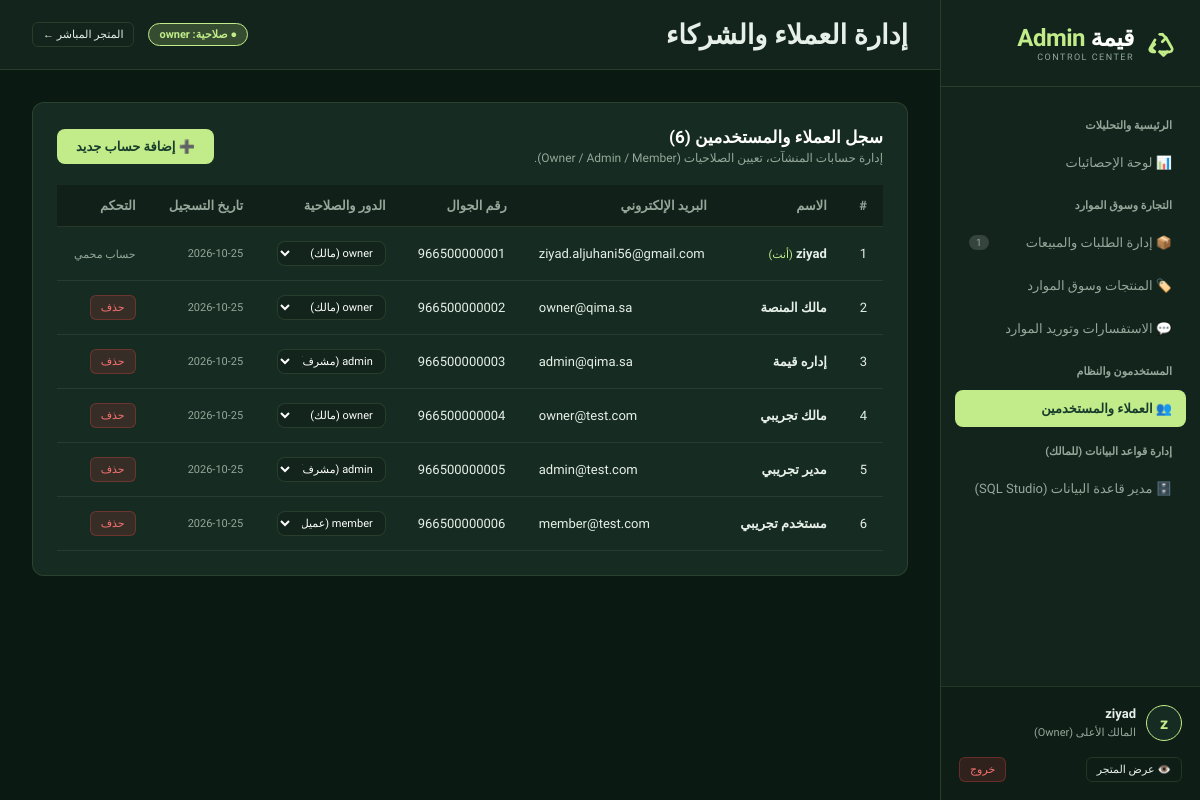
The page /admin/customers.php (signed in) on the database its author committed.
### tables this page shows
CREATE TABLE IF NOT EXISTS `users` (
  `id` INT AUTO_INCREMENT PRIMARY KEY,
  `name` VARCHAR(191) NOT NULL,
  `email` VARCHAR(191) NOT NULL UNIQUE,
  `phone` VARCHAR(50) NULL,
  `password` VARCHAR(255) NOT NULL,
  `role` ENUM('member', 'user', 'admin', 'owner') DEFAULT 'member',
  `reset_token` VARCHAR(255) NULL,
  `reset_expires` DATETIME NULL,
  `created_at` TIMESTAMP DEFAULT CURRENT_TIMESTAMP,
  `updated_at` TIMESTAMP DEFAULT CURRENT_TIMESTAMP ON UPDATE CURRENT_TIMESTAMP
);

### config.php (called while the page is built, shortened)
<?php
function e($value): string {
    return htmlspecialchars((string)$value, ENT_QUOTES, 'UTF-8');
}
function currentUser(): ?array {
    return $_SESSION['user'] ?? null;
}

### admin/customers.php (the view, shortened to what this page needs)
<?php
require_once __DIR__ . '/includes/header.php';
$users = $db->query("SELECT * FROM users ORDER BY id ASC")->fetchAll();
?>
<div class="admin-card">
    <div class="card-header-row">
        <div>
            <h3>سجل العملاء والمستخدمين (<?= count($users) ?>)</h3>
            <p style="font-size:12px; color:var(--admin-text-muted); margin-top:4px;">إدارة حسابات المنشآت، تعيين الصلاحيات (Owner / Admin / Member).</p>
        </div>
        <button type="button" class="btn btn-primary" onclick="document.getElementById('newUserModal').style.display = 'flex'">
            ➕ إضافة حساب جديد
        </button>
    </div>
    <div class="table-responsive">
        <table class="admin-table">
            <thead>
                <tr>
                    <th>#</th>
                    <th>الاسم</th>
                    <th>البريد الإلكتروني</th>
                    <th>رقم الجوال</th>
                    <th>الدور والصلاحية</th>
                    <th>تاريخ التسجيل</th>
                    <th>التحكم</th>
                </tr>
            </thead>
            <tbody>
                <?php foreach ($users as $u): ?>
                    <tr>
                        <td><?= $u['id'] ?></td>
                        <td>
                            <strong><?= e($u['name']) ?></strong>
                            <?php if ($u['id'] === $user['id']): ?>
                                <small style="color:var(--admin-primary);">(أنت)</small>
                            <?php endif; ?>
                        </td>
                        <td dir="ltr"><?= e($u['email']) ?></td>
                        <td dir="ltr"><?= e($u['phone'] ?: '-') ?></td>
                        <td>
                            <form method="POST" action="<?= BASE_URL ?>/admin/customers.php" style="display:inline-flex; gap:6px; align-items:center;">
                                <select name="role" class="input-field" style="padding:4px 8px; font-size:11px; width:auto;" onchange="this.form.submit()" <?= $u['id'] === 1 && $user['id'] !== 1 ? 'disabled' : '' ?>>
                                    <option value="owner" <?= $u['role'] === 'owner' ? 'selected' : '' ?>>owner (مالك)</option>
                                    <option value="admin" <?= $u['role'] === 'admin' ? 'selected' : '' ?>>admin (مشرف)</option>
                                    <option value="member" <?= $u['role'] === 'member' || $u['role'] === 'user' ? 'selected' : '' ?>>member (عميل)</option>
                                </select>
                            </form>
                        </td>
                        <td style="font-size:11px; color:var(--admin-text-muted);">
                            <?= e(substr($u['created_at'], 0, 10)) ?>
                        </td>
                        <td>
                            <?php if ($u['id'] !== $user['id'] && $u['id'] !== 1): ?>
                                <button type="button" class="btn btn-danger btn-sm" onclick="if(confirm('هل أنت متأكد من حذف هذا الحساب؟')) { document.getElementById('delUser_<?= $u['id'] ?>').submit(); }">حذف</button>
                            <?php else: ?>
                                <span style="font-size:11px; color:var(--admin-text-muted);">حساب محمي</span>
                            <?php endif; ?>
                        </td>
                    </tr>
                <?php endforeach; ?>
            </tbody>
        </table>
    </div>
</div>
<?php require_once __DIR__ . '/includes/footer.php'; ?>

### admin/assets/css/admin.css (style rules this page uses)
:root { --admin-bg: #0b1913; --admin-surface: #12241c; --admin-card: #162b21; --admin-card-hover: #1c3629; --admin-border: rgba(194, 236, 137, 0.12); --admin-border-light: rgba(255, 255, 255, 0.08); --admin-primary: #c2ec89; --admin-primary-dark: #173c2d; --admin-accent: #688b50; --admin-text: #e6f0e8; --admin-text-muted: #95a89b; --admin-danger: #ef4444; --admin-warning: #f59e0b; --admin-success: #10b981; --admin-info: #3b82f6; --sidebar-w: 260px; }
* { box-sizing: border-box; margin: 0; padding: 0; }
body { font-family: 'IBM Plex Sans Arabic', sans-serif; background: var(--admin-bg); color: var(--admin-text); direction: rtl; min-height: 100vh; display: flex; }
button, input, select, textarea { font-family: inherit; }
.admin-card { background: var(--admin-card); border: 1px solid var(--admin-border); border-radius: 12px; padding: 24px; margin-bottom: 24px; }
.card-header-row { display: flex; justify-content: space-between; align-items: center; margin-bottom: 20px; gap: 16px; flex-wrap: wrap; }
.card-header-row h3 { font-size: 17px; font-weight: 600; color: white; }
.table-responsive { width: 100%; overflow-x: auto; }
.admin-table { width: 100%; border-collapse: separate; border-spacing: 0; font-size: 13px; }
.admin-table th { background: rgba(0, 0, 0, 0.25); color: var(--admin-text-muted); font-weight: 600; padding: 13px 16px; text-align: right; border-bottom: 1px solid var(--admin-border); white-space: nowrap; }
.admin-table td { padding: 14px 16px; border-bottom: 1px solid var(--admin-border-light); color: var(--admin-text); vertical-align: middle; }
.btn { display: inline-flex; align-items: center; gap: 8px; padding: 9px 18px; border-radius: 8px; font-size: 13px; font-weight: 500; cursor: pointer; border: 1px solid transparent; transition: all 0.2s; }
.btn-primary { background: var(--admin-primary); color: var(--admin-primary-dark); font-weight: 600; }
.btn-danger { background: rgba(239, 68, 68, 0.15); border-color: rgba(239, 68, 68, 0.3); color: #f87171; }
.btn-sm { padding: 5px 10px; font-size: 11px; border-radius: 6px; }
.input-field { background: var(--admin-surface); border: 1px solid var(--admin-border); border-radius: 8px; padding: 10px 14px; color: white; font-size: 13px; width: 100%; transition: border-color 0.2s; }

### rows shown on the page
users: id "1", name "ziyad", shows "(أنت)", email "ziyad.aljuhani56@gmail.com", phone "966500000001", role "owner (مالك)", created_at "2026-10-25", shows "حساب محمي"
users: id "2", name "مالك المنصة", email "owner@qima.sa", phone "966500000002", role "owner (مالك)", created_at "2026-10-25"
users: id "3", name "إداره قيمة", email "admin@qima.sa", phone "966500000003", role "admin (مشرف)", created_at "2026-10-25"
users: id "4", name "مالك تجريبي", email "owner@test.com", phone "966500000004", role "owner (مالك)", created_at "2026-10-25"
users: id "5", name "مدير تجريبي", email "admin@test.com", phone "966500000005", role "admin (مشرف)", created_at "2026-10-25"
users: id "6", name "مستخدم تجريبي", email "member@test.com", phone "966500000006", role "member (عميل)", created_at "2026-10-25"

### other values the page prints
$newOrdersCount "1"
mb_substr($user['name'], 0, 1) "z"
$user['name'] "ziyad"
$adminTitle "إدارة العملاء والشركاء"
$user['role'] "owner"
count($users) "6"
